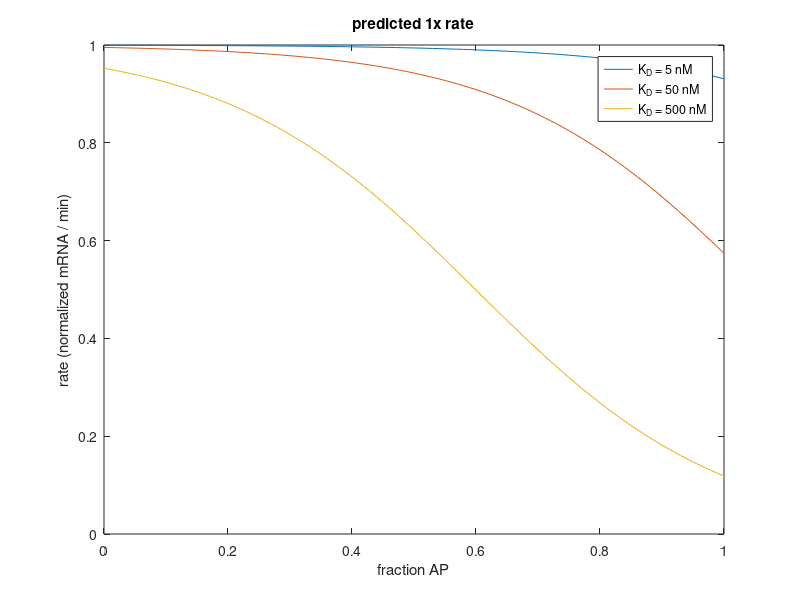

Reproduce this figure in MATLAB. (Note: this script raises an error after producing the figure.)

close all force

BcdMax = 10000; %nM
lambda = .2; %fraction anterior-posterior. bicoid gradient decay length.
ap = 0: .01 :1; %number of points arbitrary
Bcd = BcdMax*exp(-ap/lambda); %nM
r = 1; %mRNA / unit time
KD  = [5, 50, 500]; %nM. 500 from (Ma, 1996)
rate5 = r*( (Bcd/KD(1)) ./ (1+ Bcd/KD(1)) );
rate50 = r*( (Bcd/KD(2)) ./ (1+ Bcd/KD(2)) );
rate500 = r*( (Bcd/KD(3)) ./ (1+ Bcd/KD(3)) ); %dmRNA/dt as a function of activator concentration

figure
p1 = plot(ap, rate5);
hold on
p2 =plot(ap, rate50);
p3 = plot(ap, rate500);
legend('K_D = 5 nM','K_D = 50 nM', 'K_D = 500 nM');
title('predicted 1x rate')
ylabel('rate (normalized mRNA / min)')
xlabel('fraction AP')
xlim([0,1]);
standardizeFigure(gca,[])
hold off
saveas(gcf, 'D:\Data\Armando\livemRNA\Figures\syntheticKdModel.png')

%same thing but plotted against [Bcd]
figure()
s1 = semilogx(Bcd, rate5);
hold on
s2 = semilogx(Bcd, rate50);
s3 = semilogx(Bcd, rate500);
legend('K_D = 5 nM','K_D = 50 nM', 'K_D = 500 nM');
title('predicted 1x rate')
ylabel('rate (normalized mRNA / min)')
xlabel('Bcd (nM)')
xlim([0,BcdMax]);
standardizeFigure(gca,[])
hold off
saveas(gcf, 'D:\Data\Armando\livemRNA\Figures\syntheticKdModeBcdAxis.png')
